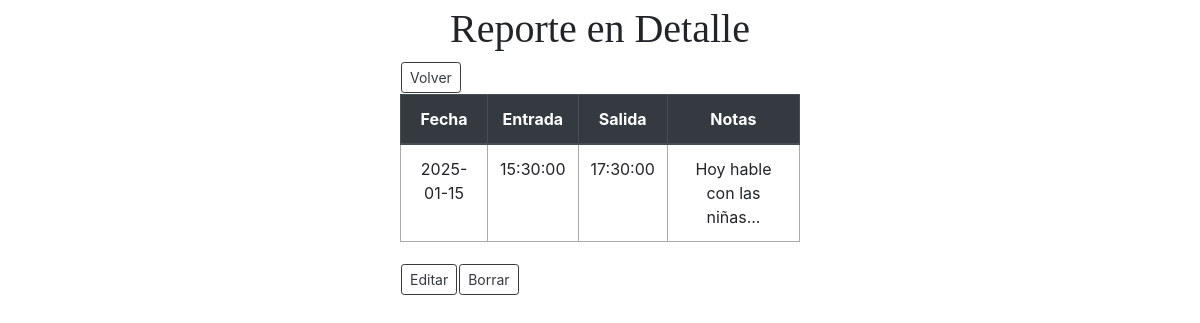
Page /detail/0/2 on the committed database.
### app.py (models this page shows)
class Reports(db.Model):
    id = db.Column(db.Integer, primary_key=True)  # Unique ID for each report
    tutor = db.Column(db.String(200), nullable=False)  # Name of the tutor
    date = db.Column(db.Date, nullable=False, default=datetime.utcnow)  # Date of the report
    entry = db.Column(db.Time, nullable=False)  # Entry time
    exit = db.Column(db.Time, nullable=False)  # Exit time
    notes = db.Column(db.String(200), nullable=False)  # Additional notes for the report

### app.py (the view)
@app.route('/detail/<int:user_id>/<int:report_id>', methods=['POST', 'GET'])
def detail(user_id, report_id):
    report = Reports.query.filter_by(id=report_id).first()  # Fetch the specific report
    user = Users.query.filter_by(id=user_id).first()  # Fetch the user
    return render_template('detail.html', user=user, report=report)

### templates/detail.html (shortened to what this page needs)
{% extends "base.html" %}
{% block body %}
<div class="content">
    <h1>Reporte en Detalle </h1>
    <form action="/index/{{user.id}}" method="GET">
        <input type="submit" class="item btn btn-outline-dark btn-sm" value = "Volver">
    </form>
    <table class="table">
        <thead class="thead-dark">
            <tr>
                <th>Fecha</th>
                <th>Entrada</th>
                <th>Salida</th>
                <th>Notas</th>
            </tr>
        </thead>
            <tr>
                <td> {{ report.date }} </td>
                <td> {{ report.entry }} </td>
                <td> {{ report.exit }} </td>
                <td> {{ report.notes }} </td>
            </tr>
    </table>
    <div class="buttons">
        <form action="/edit/{{user.id}}/{{report.id}}" method="GET">
            <input type="submit" class="item btn btn-outline-dark btn-sm" value = "Editar">
        </form>
        <form action="/delete/{{user.id}}/{{report.id}}" method="GET">
            <input type="submit" class="item btn btn-outline-dark btn-sm" value = "Borrar">
        </form>
    </div>
{% endblock %}

### static/css/main.css (style rules this page uses)
body, html { margin: 0; font-family: "Times New Roman", Times, serif; background-color: white; }
.content { margin: 0 auto; margin-top: 5px; width: 400px; padding: 0px; }
table, td, th { border: 1px solid #aaa; }
table { border-collapse: collapse; width: 100%; }
thead { text-align: center; }
th { height: 30px; }
td { text-align: center; padding: 5px; }
h1 { text-align: center; font-family: "Times New Roman", Times, serif; }
.buttons { display: flex; padding: 5px 0px; }
.item { margin: 1px; }

### rows in the picture
Reports: date "2025-01-15", entry "15:30:00", exit "17:30:00", notes "Hoy hable con las niñas..."
